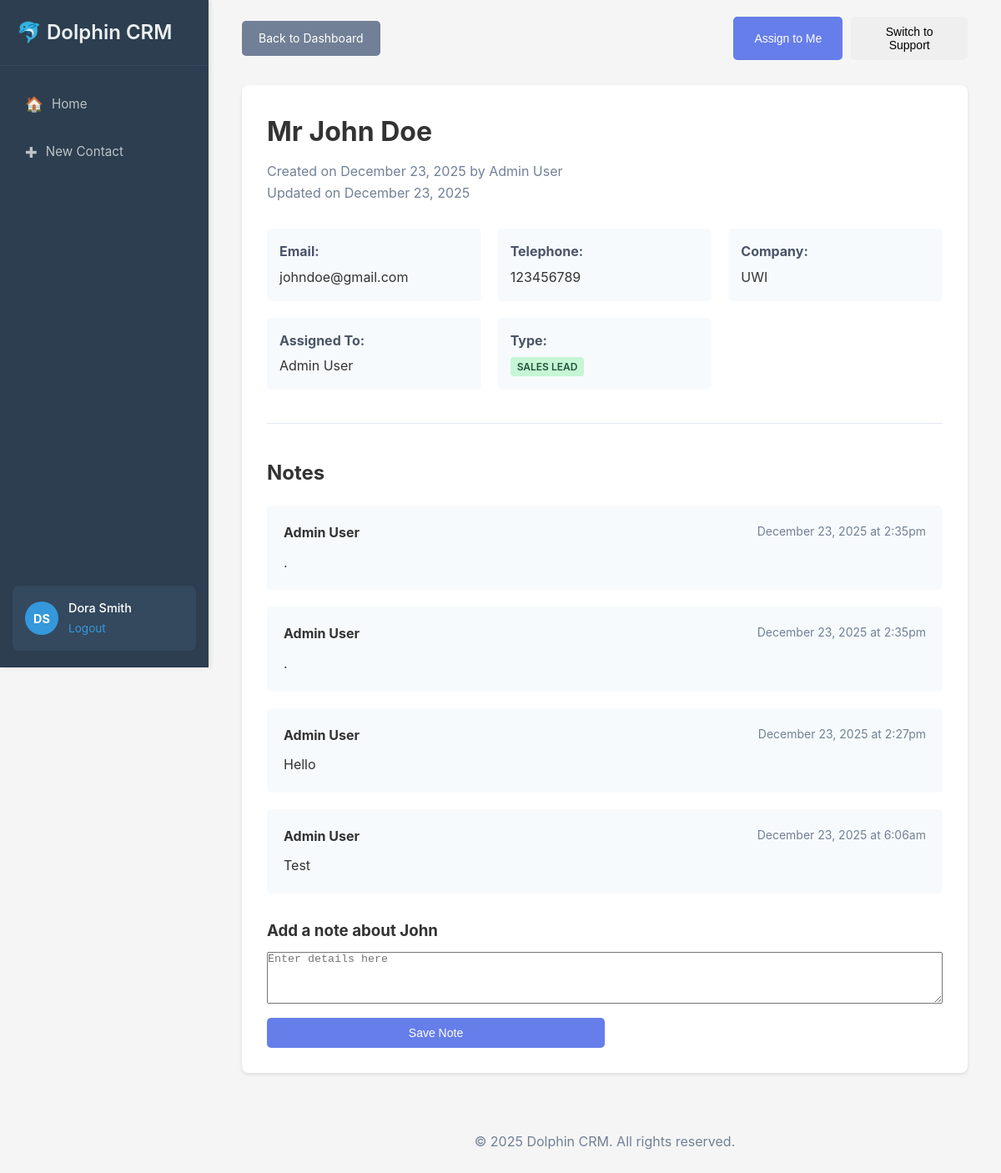
The app's page /contacts/view.php?id=1 (signed in) with its own data.
### tables this page shows
CREATE TABLE `contacts` (
  `id` int(11) NOT NULL,
  `title` varchar(10) DEFAULT NULL,
  `firstname` varchar(50) NOT NULL,
  `lastname` varchar(50) NOT NULL,
  `email` varchar(100) NOT NULL,
  `telephone` varchar(20) DEFAULT NULL,
  `company` varchar(100) DEFAULT NULL,
  `type` enum('Sales Lead','Support') NOT NULL,
  `assigned_to` int(11) DEFAULT NULL,
  `created_by` int(11) DEFAULT NULL,
  `created_at` timestamp NOT NULL DEFAULT current_timestamp(),
  `updated_at` timestamp NOT NULL DEFAULT current_timestamp() ON UPDATE current_timestamp()
);

CREATE TABLE `users` (
  `id` int(11) NOT NULL,
  `firstname` varchar(50) NOT NULL,
  `lastname` varchar(50) NOT NULL,
  `password` varchar(255) NOT NULL,
  `email` varchar(100) NOT NULL,
  `role` enum('Admin','Member') NOT NULL,
  `created_at` timestamp NOT NULL DEFAULT current_timestamp()
);

CREATE TABLE `notes` (
  `id` int(11) NOT NULL,
  `contact_id` int(11) NOT NULL,
  `comment` text NOT NULL,
  `created_by` int(11) NOT NULL,
  `created_at` timestamp NOT NULL DEFAULT current_timestamp()
);

### includes/functions.php (called while the page is built, shortened)
<?php
function getContactById($id) {
    $conn = getDBConnection();
    $stmt = $conn->prepare("
        SELECT c.*,
               creator.firstname as creator_first, creator.lastname as creator_last,
               assignee.firstname as assignee_first, assignee.lastname as assignee_last
        FROM contacts c
        LEFT JOIN users creator ON c.created_by = creator.id
        LEFT JOIN users assignee ON c.assigned_to = assignee.id
        WHERE c.id = ?
    ");
    $stmt->execute([$id]);
    return $stmt->fetch(PDO::FETCH_ASSOC);
}
function getNotesByContactId($contact_id) {
    $conn = getDBConnection();
    $stmt = $conn->prepare("
        SELECT n.*, u.firstname, u.lastname
        FROM notes n
        JOIN users u ON n.created_by = u.id
        WHERE n.contact_id = ?
        ORDER BY n.created_at DESC
    ");
    $stmt->execute([$contact_id]);
    return $stmt->fetchAll(PDO::FETCH_ASSOC);
}
?>

### contacts/view.php (the view, shortened to what this page needs)
<?php
require_once '../includes/functions.php';
$contact_id = $_GET['id'];
$contact = getContactById($contact_id);
$notes = getNotesByContactId($contact_id);
?>
<!DOCTYPE html>
<html lang="en">
<head>
    <link rel="stylesheet" href="../assets/css/styles.css">
</head>
<body>
    <?php include '../includes/aside.php'; ?>
     <div class="main-content">
    <div class="container">
        <div class="contact-header">
            <a href="../dashboard.php" class="btn btn-secondary">Back to Dashboard</a>
            <div class="contact-actions">
                <button class="btn btn-primary" id="assignToMe">Assign to Me</button>
                <button class="btn btn-switch-type">
                    Switch to <?php echo $contact['type'] === 'Sales Lead' ? 'Support' : 'Sales Lead'; ?>
                </button>
            </div>
        </div>
        <div class="contact-details">
            <div class="contact-info">
                <h1><?php echo htmlspecialchars($contact['title'] . ' ' . $contact['firstname'] . ' ' . $contact['lastname']); ?></h1>
                <p class="contact-meta">
                    Created on <?php echo date('F j, Y', strtotime($contact['created_at'])); ?>
                    by <?php echo htmlspecialchars($contact['creator_first'] . ' ' . $contact['creator_last']); ?>
                    <br>
                    Updated on <?php echo date('F j, Y', strtotime($contact['updated_at'])); ?>
                </p>
                <div class="contact-grid">
                    <div class="contact-item">
                        <strong>Email:</strong>
                        <span><?php echo htmlspecialchars($contact['email']); ?></span>
                    </div>
                    <div class="contact-item">
                        <strong>Telephone:</strong>
                        <span><?php echo htmlspecialchars($contact['telephone']); ?></span>
                    </div>
                    <div class="contact-item">
                        <strong>Company:</strong>
                        <span><?php echo htmlspecialchars($contact['company']); ?></span>
                    </div>
                    <div class="contact-item">
                        <strong>Assigned To:</strong>
                        <span><?php echo htmlspecialchars($contact['assignee_first'] . ' ' . $contact['assignee_last']); ?></span>
                    </div>
                    <div class="contact-item">
                        <strong>Type:</strong>
                        <span class="type-badge <?php echo strtolower(str_replace(' ', '-', $contact['type'])); ?>">
                            <?php echo $contact['type']; ?>
                        </span>
                    </div>
                </div>
            </div>
            <div class="notes-section">
                <h2>Notes</h2>
                <div id="notes-container">
                    <?php foreach ($notes as $note): ?>
                    <div class="note">
                        <div class="note-header">
                            <strong><?php echo htmlspecialchars($note['firstname'] . ' ' . $note['lastname']); ?></strong>
                            <span class="note-date"><?php echo date('F j, Y \a\t g:ia', strtotime($note['created_at'])); ?></span>
                        </div>
                        <div class="note-content">
                            <?php echo nl2br(htmlspecialchars($note['comment'])); ?>
                        </div>
                    </div>
                    <?php endforeach; ?>
                </div>
                <div class="add-note">
                    <h3>Add a note about <?php echo htmlspecialchars($contact['firstname']); ?></h3>
                    <textarea id="new-note" placeholder="Enter details here" rows="4"></textarea>
                    <button id="save-note" class="btn btn-primary">Save Note</button>
                </div>
            </div>
        </div>
    </div>
    <?php include '../includes/footer.php'; ?>
</div>
</body>
</html>

### assets/css/styles.css (style rules this page uses)
* { margin: 0; padding: 0; box-sizing: border-box; }
body { font-family: -apple-system, BlinkMacSystemFont, 'Segoe UI', Roboto, Oxygen, Ubuntu, sans-serif; line-height: 1.6; color: #333; background-color: #f5f5f5; }
.main-content { margin-left: 250px; padding: 20px; min-height: 100vh; }
.btn { padding: 10px 20px; border: none; border-radius: 5px; cursor: pointer; text-decoration: none; display: inline-block; font-size: 14px; transition: all 0.3s; }
.btn-primary { width: 50%; background: #667eea; color: white; }
.btn-secondary { background: #718096; color: white; }
.container { max-width: 1200px; margin: 0 auto; padding: 0 20px; }
.type-badge, .role-badge { padding: 4px 8px; border-radius: 4px; font-size: 12px; font-weight: 600; text-transform: uppercase; }
.type-badge.sales-lead { background: #c6f6d5; color: #22543d; }
.contact-header { display: flex; justify-content: space-between; align-items: center; margin-bottom: 30px; }
.contact-actions { display: flex; gap: 10px; }
.contact-details { background: white; border-radius: 8px; padding: 30px; box-shadow: 0 2px 4px rgba(0,0,0,0.1); }
.contact-info h1 { margin-bottom: 10px; }
.contact-meta { color: #718096; margin-bottom: 30px; }
.contact-grid { display: grid; grid-template-columns: repeat(auto-fit, minmax(250px, 1fr)); gap: 20px; }
.contact-item { padding: 15px; background: #f7fafc; border-radius: 5px; }
.contact-item strong { display: block; color: #4a5568; margin-bottom: 5px; }
.notes-section { margin-top: 40px; padding-top: 40px; border-top: 1px solid #e2e8f0; }
.notes-section h2 { margin-bottom: 20px; }
.note { background: #f7fafc; padding: 20px; border-radius: 5px; margin-bottom: 20px; }
.note-header { display: flex; justify-content: space-between; margin-bottom: 10px; }
.note-date { color: #718096; font-size: 14px; }
.add-note { margin-top: 30px; }
.add-note h3 { margin-bottom: 10px; }
.add-note textarea { width: 100%; margin-bottom: 10px; }

### records on screen
contacts: title+firstname+lastname "Mr John Doe", created_at "December 23, 2025", users.firstname+lastname "Admin User", updated_at "December 23, 2025", email "johndoe@gmail.com", telephone "123456789", company "UWI", type "SALES LEAD", firstname "John"
notes: users.firstname+lastname "Admin User", created_at "December 23, 2025 at 2:35pm", comment "."
notes: users.firstname+lastname "Admin User", created_at "December 23, 2025 at 2:35pm", comment "."
notes: users.firstname+lastname "Admin User", created_at "December 23, 2025 at 2:27pm", comment "Hello"
notes: users.firstname+lastname "Admin User", created_at "December 23, 2025 at 6:06am", comment "Test"

### other values on screen
$firstInitial "D"
$lastInitial "S"
$_SESSION['firstname'] . ' ' . $_SESSION['lastname'] "Dora Smith"
